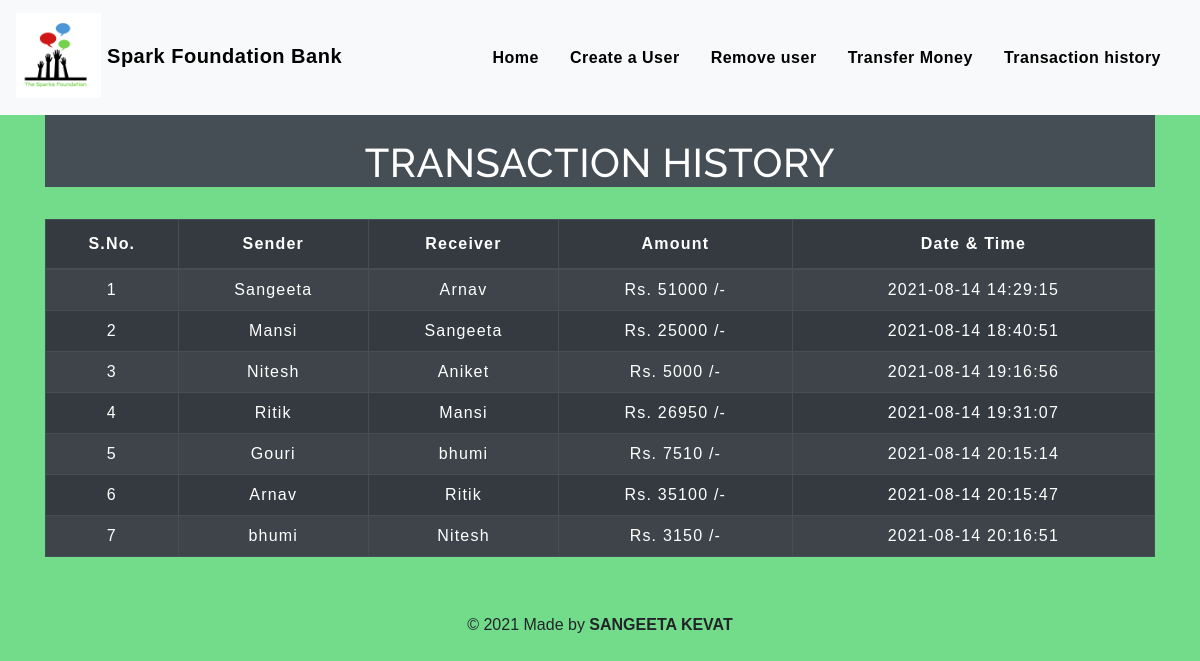
The page /transactionhistory.php on the database its author committed.
### tables this page shows
CREATE TABLE `transaction` (
  `sno` int(3) NOT NULL,
  `sender` text NOT NULL,
  `receiver` text NOT NULL,
  `balance` int(8) NOT NULL,
  `datetime` datetime NOT NULL DEFAULT CURRENT_TIMESTAMP
);

### transactionhistory.php (the view, shortened to what this page needs)
<!DOCTYPE html>
<html lang="en">
<head>
    <link rel="stylesheet" href="https://stackpath.bootstrapcdn.com/bootstrap/4.5.2/css/bootstrap.min.css">
    <link rel="stylesheet" type="text/css" href="css/table.css">
    <link rel="stylesheet" type="text/css" href="css/navbar.css">
</head>
<body style="background-color : #72dc8a;">
<?php
  include 'navbar.php';
?>
	<div class="container">
        <h2 class="text-center pt-4" style="color :white; background-color:#454d55;;">TRANSACTION HISTORY</h2>
       <br>
       <div class="table-responsive-sm">
    <table class="table table-hover table-striped table-condensed table-dark table-bordered">
        <thead style="color : white;">
            <tr>
                <th class="text-center">S.No.</th>
                <th class="text-center">Sender</th>
                <th class="text-center">Receiver</th>
                <th class="text-center">Amount</th>
                <th class="text-center">Date & Time</th>
            </tr>
        </thead>
        <tbody>
        <?php
            include 'config.php';
            $sql ="SELECT * FROM transaction";
            $query =mysqli_query($conn, $sql);
            while($rows = mysqli_fetch_assoc($query))
            {
        ?>
            <tr style="color : white;">
            <td class="py-2"><?php echo $rows['sno']; ?></td>
            <td class="py-2"><?php echo $rows['sender']; ?></td>
            <td class="py-2"><?php echo $rows['receiver']; ?></td>
            <td class="py-2">Rs. <?php echo $rows['balance']; ?> /-</td>
            <td class="py-2"><?php echo $rows['datetime']; ?> </td>
        <?php
            }
        ?>
        </tbody>
    </table>
    </div>
</div>
<footer class="text-center mt-5 py-2">
            <p>&copy 2021 Made by <b>SANGEETA KEVAT</b></p>
</footer>
</body>
</html>

### navbar.php (shortened to what this page needs)
<nav class="navbar navbar-expand-md navbar-dark bg-light">
<a class="navbar-brand" href="index.php" style="color:black"><img src="img/tsf logo.png" alt="Logo" width="85" style="margin-bottom:4px;"> <b>Spark Foundation Bank</b></a>
<div class="collapse navbar-collapse" id="collapsibleNavbar">
      <ul class="navbar-nav ml-auto">
        <li class="nav-item">
          <a class="nav-link" href="index.php" style="color : black;"><b>Home</b></a>
        </li>
        <li class="nav-item">
          <a class="nav-link" href="createuser.php" style="color : black;"><b>Create a User</b></a>
        </li>
        <li class="nav-item">
          <a class="nav-link" href="removeuser.php" style="color : black;"><b>Remove user</b></a>
        </li>
        <li class="nav-item">
          <a class="nav-link" href="transfermoney.php" style="color : black;"><b>Transfer Money</b></a>
        </li>
        <li class="nav-item">
          <a class="nav-link" href="transactionhistory.php" style="color : black;"><b>Transaction history</b></a>
        </li>
    </div>
 </nav>

### table.css (style rules this page uses)
* { padding: 0; margin: 0; box-sizing: border-box; font-family: sans-serif; }
h2 { font-size: 40px; }
table { letter-spacing: 1.2px; }
td { text-align: center; }

### navbar.css (style rules this page uses)
.nav-link { margin-right: 15px; color:#2F363F; letter-spacing: 0.5px; transition: 0.5s; }
.navbar-brand { color: #000000; letter-spacing: 0.5px; }
h2 { color: #111010; letter-spacing: 0.5px; font-family: raleway; }

### rows shown on the page
transaction: sno "1", sender "Sangeeta", receiver "Arnav", balance "51000", datetime "2021-08-14 14:29:15"
transaction: sno "2", sender "Mansi", receiver "Sangeeta", balance "25000", datetime "2021-08-14 18:40:51"
transaction: sno "3", sender "Nitesh", receiver "Aniket", balance "5000", datetime "2021-08-14 19:16:56"
transaction: sno "4", sender "Ritik", receiver "Mansi", balance "26950", datetime "2021-08-14 19:31:07"
transaction: sno "5", sender "Gouri", receiver "bhumi", balance "7510", datetime "2021-08-14 20:15:14"
transaction: sno "6", sender "Arnav", receiver "Ritik", balance "35100", datetime "2021-08-14 20:15:47"
transaction: sno "7", sender "bhumi", receiver "Nitesh", balance "3150", datetime "2021-08-14 20:16:51"
